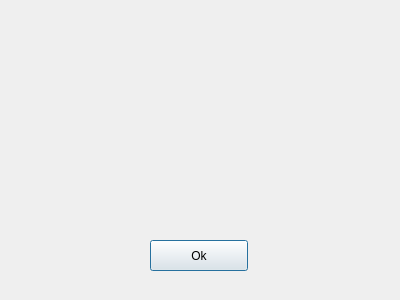
<?xml version="1.0" encoding="UTF-8"?>
<ui version="4.0">
 <class>help</class>
 <widget class="QDialog" name="help">
  <property name="geometry">
   <rect>
    <x>0</x>
    <y>0</y>
    <width>400</width>
    <height>300</height>
   </rect>
  </property>
  <property name="windowTitle">
   <string>Help</string>
  </property>
  <widget class="QPushButton" name="pushButton">
   <property name="geometry">
    <rect>
     <x>150</x>
     <y>240</y>
     <width>98</width>
     <height>31</height>
    </rect>
   </property>
   <property name="text">
    <string>Ok</string>
   </property>
  </widget>
 </widget>
 <resources/>
 <connections/>
</ui>
